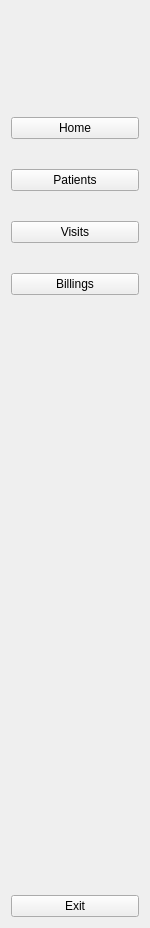
        <widget class="QWidget" name="side_widget_2" native="true">
         <property name="enabled">
          <bool>true</bool>
         </property>
         <property name="maximumSize">
          <size>
           <width>150</width>
           <height>16777215</height>
          </size>
         </property>
         <layout class="QGridLayout" name="gridLayout_4">
          <item row="2" column="0">
           <spacer name="verticalSpacer">
            <property name="orientation">
             <enum>Qt::Vertical</enum>
            </property>
            <property name="sizeHint" stdset="0">
             <size>
              <width>20</width>
              <height>594</height>
             </size>
            </property>
           </spacer>
          </item>
          <item row="0" column="0">
           <layout class="QHBoxLayout" name="horizontalLayout_show">
            <item>
             <spacer name="horizontalSpacer_7">
              <property name="orientation">
               <enum>Qt::Horizontal</enum>
              </property>
              <property name="sizeHint" stdset="0">
               <size>
                <width>28</width>
                <height>20</height>
               </size>
              </property>
             </spacer>
            </item>
            <item>
             <widget class="QLabel" name="logo_2">
              <property name="minimumSize">
               <size>
                <width>50</width>
                <height>50</height>
               </size>
              </property>
              <property name="maximumSize">
               <size>
                <width>50</width>
                <height>50</height>
               </size>
              </property>
              <property name="text">
               <string/>
              </property>
              <property name="pixmap">
               <pixmap resource="resource.qrc">:/icon/icons/MyPatientFirstLogo_Symbol.JPG</pixmap>
              </property>
              <property name="scaledContents">
               <bool>true</bool>
              </property>
             </widget>
            </item>
            <item>
             <spacer name="horizontalSpacer_8">
              <property name="orientation">
               <enum>Qt::Horizontal</enum>
              </property>
              <property name="sizeHint" stdset="0">
               <size>
                <width>28</width>
                <height>20</height>
               </size>
              </property>
             </spacer>
            </item>
           </layout>
          </item>
          <item row="3" column="0">
           <widget class="QPushButton" name="exit_btn_2">
            <property name="text">
             <string>Exit</string>
            </property>
            <property name="icon">
             <iconset resource="resource.qrc">
              <normaloff>:/icon/icons/exit.svg</normaloff>:/icon/icons/exit.svg</iconset>
            </property>
            <property name="iconSize">
             <size>
              <width>30</width>
              <height>30</height>
             </size>
            </property>
            <property name="checkable">
             <bool>true</bool>
            </property>
            <property name="autoExclusive">
             <bool>true</bool>
            </property>
           </widget>
          </item>
          <item row="1" column="0">
           <layout class="QVBoxLayout" name="verticalLayout_5">
            <property name="spacing">
             <number>30</number>
            </property>
            <property name="topMargin">
             <number>50</number>
            </property>
            <property name="bottomMargin">
             <number>0</number>
            </property>
            <item>
             <widget class="QPushButton" name="home_btn_2">
              <property name="minimumSize">
               <size>
                <width>0</width>
                <height>0</height>
               </size>
              </property>
              <property name="maximumSize">
               <size>
                <width>130</width>
                <height>100</height>
               </size>
              </property>
              <property name="text">
               <string>Home</string>
              </property>
              <property name="icon">
               <iconset resource="resource.qrc">
                <normaloff>:/icon/icons/home.svg</normaloff>:/icon/icons/home.svg</iconset>
              </property>
              <property name="iconSize">
               <size>
                <width>30</width>
                <height>30</height>
               </size>
              </property>
              <property name="checkable">
               <bool>true</bool>
              </property>
              <property name="autoExclusive">
               <bool>true</bool>
              </property>
             </widget>
            </item>
            <item>
             <widget class="QPushButton" name="patient_btn_2">
              <property name="maximumSize">
               <size>
                <width>200</width>
                <height>100</height>
               </size>
              </property>
              <property name="text">
               <string>Patients</string>
              </property>
              <property name="icon">
               <iconset resource="resource.qrc">
                <normaloff>:/icon/icons/patient.svg</normaloff>:/icon/icons/patient.svg</iconset>
              </property>
              <property name="iconSize">
               <size>
                <width>30</width>
                <height>30</height>
               </size>
              </property>
              <property name="checkable">
               <bool>true</bool>
              </property>
              <property name="autoExclusive">
               <bool>true</bool>
              </property>
             </widget>
            </item>
            <item>
             <widget class="QPushButton" name="visit_btn_2">
              <property name="minimumSize">
               <size>
                <width>0</width>
                <height>0</height>
               </size>
              </property>
              <property name="maximumSize">
               <size>
                <width>200</width>
                <height>100</height>
               </size>
              </property>
              <property name="text">
               <string>Visits</string>
              </property>
              <property name="icon">
               <iconset resource="resource.qrc">
                <normaloff>:/icon/icons/visit.svg</normaloff>:/icon/icons/visit.svg</iconset>
              </property>
              <property name="iconSize">
               <size>
                <width>30</width>
                <height>30</height>
               </size>
              </property>
              <property name="checkable">
               <bool>true</bool>
              </property>
              <property name="autoExclusive">
               <bool>true</bool>
              </property>
             </widget>
            </item>
            <item>
             <widget class="QPushButton" name="billings_btn_2">
              <property name="text">
               <string>Billings</string>
              </property>
              <property name="icon">
               <iconset resource="resource.qrc">
                <normaloff>:/icon/icons/billings.svg</normaloff>:/icon/icons/billings.svg</iconset>
              </property>
              <property name="iconSize">
               <size>
                <width>30</width>
                <height>30</height>
               </size>
              </property>
              <property name="checkable">
               <bool>true</bool>
              </property>
              <property name="autoExclusive">
               <bool>true</bool>
              </property>
             </widget>
            </item>
           </layout>
          </item>
         </layout>
        </widget>
